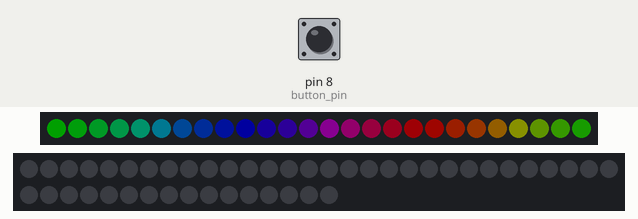
The sketch below on a simulated Arduino Uno, built with avr-gcc and run on an emulated ATmega328P. Shown: 26 RGB LEDs in strip order, left to right, 46 RGB LEDs in strip order, left to right, continuing on the next row. Inputs (shaded band) come from the test bench; at power-on: pin 8 (button_pin) HIGH. Dim RGB values are drawn brighter than linear; random numbers use the default seed unless the sketch sets one.

Above: at 1.2 s.
1.3 s: pin 8 (button_pin) pulled LOW for 0.15 s
At 1.69 s:
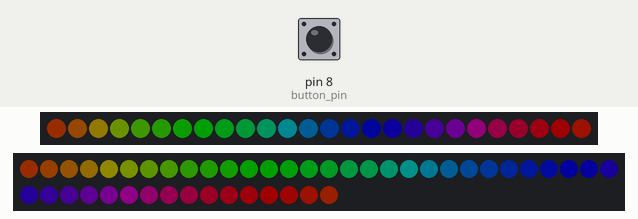
2.0 s: pin 8 (button_pin) pulled LOW for 1 s
At 2.19 s:
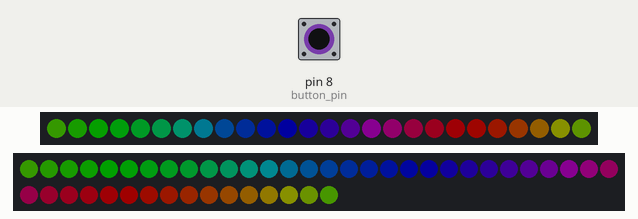
3.6 s: pin 8 (button_pin) pulled LOW for 0.15 s
4.3 s: pin 8 (button_pin) pulled LOW for 3.2 s
At 5.4 s:
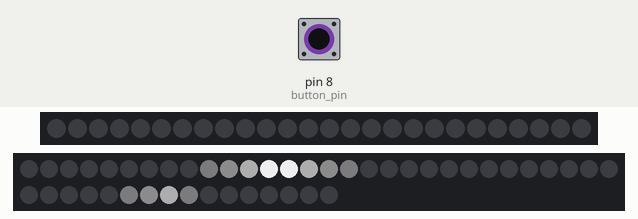
8.1 s: pin 8 (button_pin) pulled LOW for 0.15 s
8.8 s: pin 8 (button_pin) pulled LOW for 1 s
At 10.2 s:
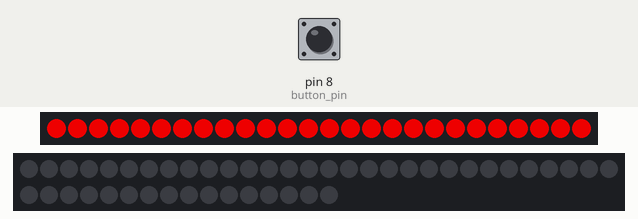

The sketch:

Astronaut_Helmet.ino
```cpp
#include <Adafruit_NeoPixel.h>
#include <Bounce2.h>
#ifdef __AVR__
#include <avr/power.h>
#endif

/*
 *  Two sets of strips
 *  Helmet strip is under the white helmet portion.
 *  Face strip is on the face plate.
 *
 *  Modes:
 *
 *  - Rainbow helmet
 *  - Rainbow all
 *  - Twinkle
 *  - Scanner helmet
 *  - Scanner face
 *  - Vertical Strobe
 *  - Night mode (red light)
 *  - Flashlight
 *  - Fire helmet
 *  - Rainbow fire face
 *  - Blinky
 *  - Police mode
  */

/*****************/
/* Configuration */
/*****************/

// Pin the mode button is wired to
const uint8_t button_pin = 8;
// Pin helmet LED strip is wired to
const uint8_t helmet_strip_pin = 2;
// Number of LEDs in helmet strip
const uint16_t helmet_num_leds = 26;
// Pin face shield LED strip is wired to
const uint8_t face_strip_pin = 10;
// Number of LEDs in face shield strip
// 13 + 13 + 12 + 8
const uint16_t face_num_leds = 46;

// Patern directions supported:
enum  direction { FORWARD, REVERSE };

// TODO: May want to swap this to 0, 0 in top left as that's how neopixel matrix works
class PixelGrid
{
  public:
    uint8_t static const NA = 255;
    uint8_t width = NULL;
    uint8_t height = NULL;
    uint8_t *grid;
    uint8_t y_offset = NULL;

    PixelGrid(uint8_t width, uint8_t height, uint8_t *grid)
    :width(width), height(height), grid(grid) {
        this->y_offset = this->width * (this->height - 1);
    };

    uint8_t get(uint8_t x, uint8_t y)
    {
      uint8_t pos = this->y_offset - (this->width * y) + x;
      return this->grid[pos];
    }

    uint8_t numPixels()
    {
      return this->width * this->height;
    }
};

// NeoPattern Class - derived from the Adafruit_NeoPixel class
class NeoPatterns : public Adafruit_NeoPixel
{
  public:
    // Pointer to active pattern update method
    void (NeoPatterns::*ActivePattern)() = NULL;
    // Direction to run the pattern
    direction Direction;
    // ms between updates
    unsigned long Interval;
    // Last update of position
    unsigned long lastUpdate;
    // Colors in pattern
    uint32_t Color1, Color2;
    // Total number of steps in the pattern
    uint16_t TotalSteps;
    // Current step within the pattern
    uint16_t Index;
    // Amount to dim brightness (bit shift)
    uint8_t Dim;
    // Heat index for fire
    uint8_t *heat;
    // Pixel grid
    PixelGrid *Grid = NULL;
    // On complete callback
    void (*OnComplete)();

    // Constructor - calls base-class constructor to initialize strip
    NeoPatterns(uint16_t pixels, uint8_t pin, uint8_t type)
      : Adafruit_NeoPixel(pixels, pin, type)
    {
      OnComplete = NULL;
    }

    NeoPatterns(uint16_t pixels, uint8_t pin, uint8_t type, void (*callback)())
      : Adafruit_NeoPixel(pixels, pin, type)
    {
      OnComplete = callback;
    }

    NeoPatterns(uint16_t pixels, uint8_t pin, uint8_t type, PixelGrid &grid)
      : NeoPatterns(pixels, pin, type)
    {
      this->Grid = &grid;
    }

    // Update the pattern
    void Update()
    {
      if ((millis() - lastUpdate) > Interval) // time to update
      {
        lastUpdate = millis();
        if (ActivePattern != NULL) {
          (*this.*ActivePattern)();
        }
      }
    }

    // Increment the Index and reset at the end
    void Increment()
    {
      if (Direction == FORWARD)
      {
        Index++;
        if (Index >= TotalSteps)
        {
          Index = 0;
          if (OnComplete != NULL)
          {
            OnComplete(); // call the comlpetion callback
          }
        }
      }
      else // Direction == REVERSE
      {
        --Index;
        if (Index <= 0)
        {
          Index = TotalSteps - 1;
          if (OnComplete != NULL)
          {
            OnComplete(); // call the comlpetion callback
          }
        }
      }
    }

    // Initialize for a RainbowCycle
    void RainbowCycle(uint8_t interval, uint8_t dim = 0, direction dir = FORWARD)
    {
      ActivePattern = &RainbowCycleUpdate;
      Interval = interval;
      TotalSteps = 255;
      Index = 0;
      Direction = dir;
      Dim = dim;
    }

    // Update the Rainbow Cycle Pattern
    void RainbowCycleUpdate()
    {
      for (uint8_t i = 0; i < numPixels(); i++)
      {
        setPixelColor(i, DimColorShift(Wheel(((i * 256 / numPixels()) + Index) & 255), Dim));
      }
      show();
      Increment();
    }

    // Initialize for a ColorWipe
    void ColorWipe(uint32_t color, uint8_t interval, direction dir = FORWARD)
    {
      ActivePattern = &ColorWipeUpdate;
      Interval = interval;
      TotalSteps = numPixels();
      Color1 = color;
      Index = 0;
      Direction = dir;
    }

    // Update the Color Wipe Pattern
    void ColorWipeUpdate()
    {
      setPixelColor(Index, Color1);
      show();
      Increment();
    }

    // Initialize for a Theater Chase
    void TheaterChase(uint32_t color1, uint32_t color2, uint8_t interval, direction dir = FORWARD)
    {
      ActivePattern = &TheaterChaseUpdate;
      Interval = interval;
      TotalSteps = numPixels();
      Color1 = color1;
      Color2 = color2;
      Index = 0;
      Direction = dir;
    }

    // Update the Theater Chase Pattern
    void TheaterChaseUpdate()
    {
      for (uint8_t i = 0; i < numPixels(); i++)
      {
        if ((i + Index) % 3 == 0)
        {
          setPixelColor(i, Color1);
        }
        else
        {
          setPixelColor(i, Color2);
        }
      }
      show();
      Increment();
    }

    // Initialize for a SCANNNER
    void Scanner(uint32_t color1, uint8_t interval)
    {
      ActivePattern = &ScannerUpdate;
      Interval = interval;
      TotalSteps = (numPixels() - 1) * 2;
      Color1 = color1;
      Index = 0;
    }

    // Update the Scanner Pattern
    void ScannerUpdate()
    {
      for (uint8_t i = 0; i < numPixels(); i++)
      {
        if (i == Index) // first half of the scan
        {
          setPixelColor(i, Color1);
        }
        else if (i == TotalSteps - Index) // The return trip.
        {
          setPixelColor(i, Color1);
        }
        else  // fade to black
        {
          setPixelColor(i, DimColor(getPixelColor(i)));
        }
      }
      show();
      Increment();
    }

    // Face scanner init
    void FaceScanner(uint32_t color1, uint8_t interval)
    {
      ActivePattern = &FaceScannerUpdate;
      Interval = interval;
      TotalSteps = this->Grid->width * 2;
      Color1 = color1;
      Index = 0;
    }

    // Face scanner update
    void FaceScannerUpdate()
    {
      for (uint8_t x = 0; x < this->Grid->width; x++) {
        for (uint8_t y = 0; y < this->Grid->height; y++) {
          uint8_t pixel = this->Grid->get(x, y);
          if (pixel != PixelGrid::NA) {
            // Light up curent column
            if (x == Index || x == TotalSteps - Index) {
              setPixelColor(pixel, Color1);
            } else {
              setPixelColor(pixel, DimColor(getPixelColor(pixel)));
            }
          }
        }
      }
      show();
      Increment();
    }

    // Initialize for a strobe on face
    void StrobeFace(uint32_t color1, uint8_t interval)
    {
      ActivePattern = &StrobeFaceUpdate;
      Interval = interval;
      // 8 for each row (including helmet)
      // 4 for extra pause before flash
      // 14 for extra pause before reset
      TotalSteps = 58;
      Color1 = color1;
      Index = 0;
    }

    // Scan vertically, then flash at the end
    void StrobeFaceUpdate()
    {
      if (Index == 44) {
        // Flash
        for (uint8_t i = 0; i < this->numPixels(); i++) {
          setPixelColor(i, Color1);
        }
      } else {
        // Vertical scan
        // Dim all pixels
        for (uint8_t i = 0; i < 46; i++) {
          setPixelColor(i, DimColor(getPixelColor(i)));
        }
        // Light a row every 8 steps
        if (Index % 8 == 0) {
          // Current row
          uint8_t row = Index / 8;
          // Only first 4 are on the face
          if (row < 4) {
            // Light every pixel in the current row
            for (uint8_t i = 0; i < this->Grid->width; i++) {
              setPixelColor(this->Grid->get(i, row), Color1);
            }
          }
        }
      }
      show();
      Increment();
    }

    // Initialize for a strobe on helmet
    void StrobeHelmet(uint32_t color1, uint8_t interval)
    {
      ActivePattern = &StrobeHelmetUpdate;
      Interval = interval;
      TotalSteps = 58;
      Color1 = color1;
      Index = 0;
    }

    // Strobe pattern component for the helmet
    void StrobeHelmetUpdate()
    {
      if (Index == 44 || Index == 32) {
        // Flash
        for (uint8_t i = 0; i < numPixels(); i++) {
          setPixelColor(i, Color1);
        }
      } else {
        for (uint8_t i = 0; i < numPixels(); i++) {
          setPixelColor(i, DimColor(getPixelColor(i)));
        }
      }
      show();
      Increment();
    }

    // Initialize for a Fade
    void Fade(uint32_t color1, uint32_t color2, uint16_t steps, uint8_t interval, direction dir = FORWARD)
    {
      ActivePattern = &FadeUpdate;
      Interval = interval;
      TotalSteps = steps;
      Color1 = color1;
      Color2 = color2;
      Index = 0;
      Direction = dir;
    }

    // Update the Fade Pattern
    void FadeUpdate()
    {
      uint8_t red = ((Red(Color1) * (TotalSteps - Index)) + (Red(Color2) * Index)) / TotalSteps;
      uint8_t green = ((Green(Color1) * (TotalSteps - Index)) + (Green(Color2) * Index)) / TotalSteps;
      uint8_t blue = ((Blue(Color1) * (TotalSteps - Index)) + (Blue(Color2) * Index)) / TotalSteps;
      ColorSet(Color(red, green, blue));
      show();
      Increment();
    }

    // Twinkle pattern
    void Twinkle(uint32_t color, uint8_t interval)
    {
      ActivePattern = &TwinkleUpdate;
      Interval = interval;
      Color1 = color;
    }

    // Twinkle pattern update
    void TwinkleUpdate()
    {
      // Randomly choose if we are going to light a pixel
      uint8_t no_twinkle = random(0, 3);
      uint8_t chosen = NULL;
      if (no_twinkle == 0) {
        // Randomly choose pixel to twinkle
        chosen = random(0, numPixels());
      }

      for (uint8_t i = 0; i < numPixels(); i++) {
        if (chosen != NULL && i == chosen) {
          // Light chosen pixel
          setPixelColor(i, Color1);
        } else {
          // Fade all other pixels
          setPixelColor(i, DimColor(getPixelColor(i), 0.75));
        }
      }
      show();
    }

    void Fire(uint8_t interval) {
      ActivePattern = &FireUpdate;
      Interval = interval;
      heat = new uint8_t[this->numPixels()];
    }

    void FireUpdate() {
      uint8_t cooldown;

      // Cooldown pixels
      for (uint8_t i = 0; i < this->numPixels(); i++) {
        cooldown = random(0, ((55 * 10) / this->numPixels()) + 2);
        heat[i] = max(0, heat[i] - cooldown);
      }

      // Heat drifts up and diffuses
      for (uint8_t y = this->numPixels() - 1; y >= 2; y--) {
        heat[y] = (heat[y - 1] + heat[y - 2] + heat[y - 2]) / 3;
      }

      // Randomly ignite sparks near bottom
      if (random(255) < 120) {
        uint8_t y = random(7);
        heat[y] = heat[y] + random(160, 255);
      }

      // Set pixel colors
      for (uint8_t i = 0; i < this->numPixels(); i++) {
        setPixelHeatColor(i, heat[i]);
      }

      this->show();
    }

    void setPixelHeatColor (int pixel, uint8_t temperature) {
      // Scale 'heat' down from 0-255 to 0-191
      uint8_t t192 = round((temperature/255.0)*191);

      // calculate ramp up from
      uint8_t heatramp = t192 & 0x3F; // 0..63
      heatramp <<= 2; // scale up to 0..252

      // figure out which third of the spectrum we're in:
      if( t192 > 0x80) {                     // hottest
        this->setPixelColor(pixel, this->DimColor(this->Color(255, 255, heatramp), 0.75));
      } else if( t192 > 0x40 ) {             // middle
        this->setPixelColor(pixel, this->DimColor(this->Color(255, heatramp, 0), 0.75));
      } else {                               // coolest
        this->setPixelColor(pixel, this->DimColor(this->Color(heatramp, 0, 0), 0.75));
      }
    }

    void RainbowFire(uint8_t interval) {
      ActivePattern = &RainbowFireUpdate;
      Interval = interval;
      TotalSteps = 255;
      Index = 0;
      heat = new uint8_t[this->numPixels()];
    }

    void RainbowFireUpdate() {
      uint8_t cooldown;

      // Rotate color
      Color1 = Wheel(Index);

      // Cooldown pixels
      for (uint8_t i = 0; i < this->numPixels(); i++) {
        cooldown = random(0, ((55 * 10) / this->numPixels()) + 2);
        heat[i] = max(0, heat[i] - cooldown);
      }

      // Heat drifts up and diffuses
      for (uint8_t y = this->numPixels() - 1; y >= 2; y--) {
        heat[y] = (heat[y - 1] + heat[y - 2] + heat[y - 2]) / 3;
      }

      // Randomly ignite sparks near bottom
      if (random(255) < 120) {
        uint8_t y = random(7);
        heat[y] = heat[y] + random(160, 255);
      }

      // Set pixel colors
      for (uint8_t i = 0; i < this->numPixels(); i++) {
        setPixelRainbowHeatColor(i, heat[i], Color1);
      }

      this->show();
      Increment();
    }

    void setPixelRainbowHeatColor (int pixel, uint8_t temperature, uint32_t color) {
      // Scale 'heat' down from 0-255 to 0-191
      uint8_t t192 = round((temperature/255.0)*191);

      // calculate ramp up from
      uint8_t heatramp = t192 & 0x3F; // 0..63
      heatramp <<= 2; // scale up to 0..252
      uint16_t heatscale;

      // Keep the same scale as fire, but split it between R G B based on current color
      if( t192 > 0x80) {                     // hottest
        heatscale = heatramp + 255 + 255;
      } else if( t192 > 0x40 ) {             // middle
        heatscale = heatramp + 255;
      } else {                               // coolest
        heatscale = heatramp;
      }
      this->setPixelColor(pixel, this->DimColor(this->Color(Red(color) / 255.0 * heatscale, Green(color) / 255.0 * heatscale, Blue(color) / 255.0 * heatscale), 0.5));
    }

    // Returns the Red component of a 32-bit color
    uint8_t Red(uint32_t color)
    {
      return (color >> 16) & 0xFF;
    }

    // Returns the Green component of a 32-bit color
    uint8_t Green(uint32_t color)
    {
      return (color >> 8) & 0xFF;
    }

    // Returns the Blue component of a 32-bit color
    uint8_t Blue(uint32_t color)
    {
      return color & 0xFF;
    }

    // Return color, dimmed by 75% (used by scanner)
    uint32_t DimColorShift(uint32_t color, uint8_t shift = 1)
    {
      uint32_t dimColor = Color(Red(color) >> shift, Green(color) >> shift, Blue(color) >> shift);
      return dimColor;
    }

    // Return color, dimmed to a percentage, default 25% of original
    uint32_t DimColor(uint32_t color, float fade = 0.25)
    {
      uint32_t dimColor = Color(Red(color) * fade, Green(color) * fade, Blue(color) * fade);
      return dimColor;
    }

    // Return color, brightened by a %
    uint32_t BrightenColor(uint32_t color, float brighten = 1.25)
    {
      uint32_t brightColor = Color(min(255, Red(color) * brighten), min(255, Green(color) * brighten), min(255, Blue(color) * brighten));
      return brightColor;
    }

    // Input a value 0 to 255 to get a color value.
    // The colours are a transition r - g - b - back to r.
    uint32_t Wheel(byte WheelPos)
    {
      WheelPos = 255 - WheelPos;
      if (WheelPos < 85)
      {
        return Color(255 - WheelPos * 3, 0, WheelPos * 3);
      }
      else if (WheelPos < 170)
      {
        WheelPos -= 85;
        return Color(0, WheelPos * 3, 255 - WheelPos * 3);
      }
      else
      {
        WheelPos -= 170;
        return Color(WheelPos * 3, 255 - WheelPos * 3, 0);
      }
    }

    // Reverse direction of the pattern
    void Reverse()
    {
      if (Direction == FORWARD)
      {
        Direction = REVERSE;
        Index = TotalSteps - 1;
      }
      else
      {
        Direction = FORWARD;
        Index = 0;
      }
    }

    // Set all pixels to a color (synchronously)
    void ColorSet(uint32_t color)
    {
      for (uint8_t i = 0; i < numPixels(); i++)
      {
        setPixelColor(i, color);
      }
      show();
    }

    void Off()
    {
      ActivePattern = NULL;
      for (uint8_t i = 0; i < numPixels(); i++) {
        setPixelColor(i, this->Color(0, 0, 0));
      }
      show();
    }
};

/*
 * Runs entire astronaut helmet.
 */
class Helmet
{
  public:
    // Current display mode (pattern switching)
    uint8_t current_mode = 0;
    // List of display mode method pointers
    void (Helmet::*modes[13])() = {
      &off,
      &rainbowHelmet,
      &rainbowAll,
      &twinkle,
      &scannerHelmet,
      &scannerFace,
      &strobe,
      &redFlashlight,
      &flashlight,
      &fire,
      &rainbowFire,
      &blinky,
      &police
    };
    // LED strip in helmet
    NeoPatterns& helmet_strip;
    // LED strip on face shield
    NeoPatterns& face_strip;

    // Constructor
    Helmet(NeoPatterns& helmet, NeoPatterns& face):
      helmet_strip(helmet), face_strip(face) {};

    // Begin
    void begin() {
      helmet_strip.begin();
      face_strip.begin();
      this->next();
    }

    // Update
    void Update() {
      helmet_strip.Update();
      face_strip.Update();
    }

    // Switch to next mode
    void next() {
      this->current_mode++;
      // Loop at max mode
      if (this->current_mode > 12) {
        this->current_mode = 0;
      }
      // Call current mode method
      (*this.*modes[this->current_mode])();
    }

    // Helmet only rainbow pattern
    void rainbowHelmet() {
      helmet_strip.RainbowCycle(10, 3);
      face_strip.Off();
    }

    // Helmet and face rainbow pattern
    void rainbowAll() {
      helmet_strip.RainbowCycle(10, 3);
      face_strip.RainbowCycle(10, 3);
    }

    // Rapidly flashing all the lights in white
    void blinky() {
      helmet_strip.TheaterChase(helmet_strip.Color(128, 128, 128), helmet_strip.Color(0, 0, 0), 40);
      face_strip.TheaterChase(face_strip.Color(128, 128, 128), face_strip.Color(0, 0, 0), 40);
    }

    // Scan white back and forth horizontally on the helmet
    void scannerHelmet() {
      helmet_strip.Scanner(helmet_strip.Color(200, 200, 200), 80);
      face_strip.Off();
    }

    // Scan white back and forth horizontally on the face shield
    void scannerFace() {
      helmet_strip.Off();
      face_strip.FaceScanner(face_strip.Color(200, 200, 200), 80);
    }

    // Red flashlight to help preserve your night vision
    void redFlashlight() {
      helmet_strip.ColorWipe(helmet_strip.Color(200, 0, 0), 10);
      face_strip.Off();
    }

    // White flashlight
    void flashlight() {
      helmet_strip.ColorWipe(helmet_strip.Color(128, 128, 128), 10);
      face_strip.Off();
    }

    // Red and blue blinky on all the lights
    void police() {
      helmet_strip.TheaterChase(helmet_strip.Color(255, 0, 0), helmet_strip.Color(0, 0, 255), 100);
      face_strip.TheaterChase(face_strip.Color(255, 0, 0), face_strip.Color(0, 0, 255), 100);
    }

    // Flash each horizontal strip from bottom to top, then flash all LEDs, all in white
    void strobe() {
      helmet_strip.StrobeHelmet(helmet_strip.Color(255, 255, 255), 60);
      face_strip.StrobeFace(face_strip.Color(255, 255, 255), 60);
    }

    // Twinkle random LEDs
    void twinkle() {
      helmet_strip.Twinkle(face_strip.Color(255, 255, 255), 40);
      face_strip.Twinkle(face_strip.Color(255, 255, 255), 40);
    }

    // Fire
    void fire() {
      helmet_strip.Fire(40);
      face_strip.Off();
    }

    // Rainbow fire
    void rainbowFire() {
      helmet_strip.Off();
      face_strip.RainbowFire(40);
    }

    // Turn off all the LEDs
    void off() {
      helmet_strip.Off();
      face_strip.Off();
    }
};

/****************/
/* Global State */
/****************/

// Helmet is a single LED strip
NeoPatterns helmet_strip = NeoPatterns(helmet_num_leds, helmet_strip_pin, NEO_GRB + NEO_KHZ800);
// Face LEDs
uint8_t const NA = PixelGrid::NA;
// Pixel grid pattern for face LED strip
// Strip is 13, 13, 12, 8 from bottom to top in zig zag pattern
uint8_t grid_pixels[] = {
  NA, NA, 45, 44, 43, 42, 41, 40, 39, 38, NA, NA, NA,
  26, 27, 28, 29, 30, 31, 32, 33, 34, 35, 36, 37, NA,
  25, 24, 23, 22, 21, 20, 19, 18, 17, 16, 15, 14, 13,
  0,  1,  2,  3,  4,  5,  6,  7,  8,  9, 10, 11, 12
};
PixelGrid grid = PixelGrid(13, 4, grid_pixels);
NeoPatterns face_strip = NeoPatterns(face_num_leds, face_strip_pin, NEO_GRB + NEO_KHZ800, grid);
// Helmet
Helmet helmet = Helmet(helmet_strip, face_strip);

Bounce mode_button = Bounce();

void setup() {
  // Init button
  pinMode(button_pin, INPUT_PULLUP);
  mode_button.attach(button_pin);
  mode_button.interval(10);

  // Init helmet
  helmet.begin();
}

void loop() {
  // Button
  if (mode_button.update()) {
    if (mode_button.fell()) {
      helmet.next();
    }
  }
  // LEDs
  helmet.Update();
}
```
